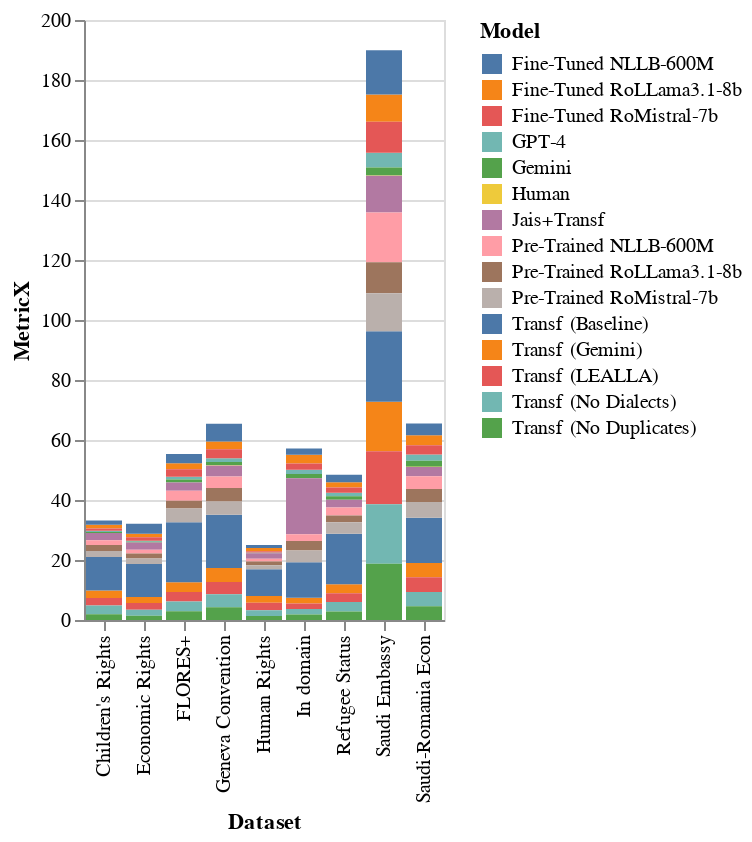

Here is the notebook cell this chart was saved with:
### Code cell
# prompt: Using dataframe df: bar plot scores across datasets

import altair as alt

alt.Chart(df).mark_bar().encode(
    x='Dataset',
    y='MetricX',
    color='Model'
)

### Figure 1 — Vega-Lite specification as saved in the notebook (floating-point values rounded to 4 significant figures; data arrays with more than 128 entries replaced by an {"elided": "..."} marker saying what was removed)
{"config": {"view": {"continuousWidth": 300, "continuousHeight": 300}}, "data": {"name": "data-999358c13271c05568b6222b116482d5"}, "mark": {"type": "bar"}, "encoding": {"color": {"field": "Model", "type": "nominal"}, "x": {"field": "Dataset", "type": "nominal"}, "y": {"field": "MetricX", "type": "quantitative"}}, "$schema": "https://vega.github.io/schema/vega-lite/v5.20.1.json", "datasets": {"data-999358c13271c05568b6222b116482d5": {"elided": "135 records"}}}
